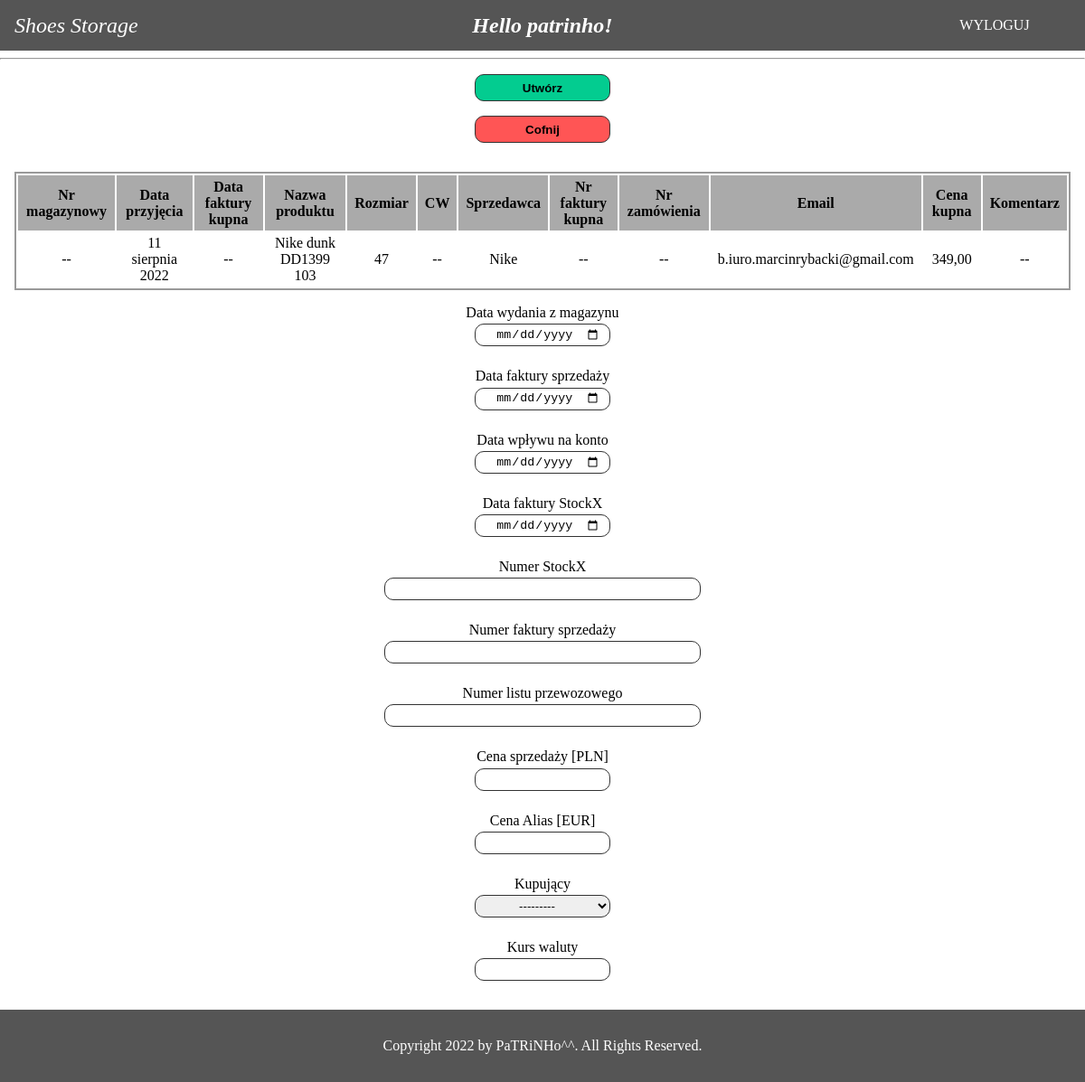
Page /create_single_send/10/ (signed in) on the committed database.
### base/models.py (models this page shows, shortened)
class InStorageShoe(models.Model):
    storage_nr = models.IntegerField(unique=True, null=True)
    entry_date = models.DateField()
    buy_invoice_date = models.DateField(blank=True, null=True)
    name = models.CharField(max_length=200)
    size = models.CharField(max_length=20)
    cw = models.CharField(max_length=20, blank=True)
    seller = models.ForeignKey(Seller, on_delete=models.SET_NULL, null=True)
    buy_invoice_nr = models.CharField(max_length=30, blank=True)
    order_nr = models.CharField(max_length=30, blank=True)
    email = models.CharField(max_length=200)
    buy_price = models.DecimalField(max_digits=7, decimal_places=2)
    comment = models.TextField(max_length=200, blank=True)

class Seller(models.Model):
    name = models.CharField(max_length=200)
    def __str__(self):
        return self.name

### base/views.py (the view, shortened to what this page needs)
# urls.py: path('create_single_send/<str:pk>/', views.CreateSingleSend.as_view(),
class CreateSingleSend(LoginRequiredMixin, DetailView):
    template_name = 'base/create_single_send.html'
    login_url = '/login/'
    model = InStorageShoe
    def get_context_data(self, **kwargs):
        context = super().get_context_data(**kwargs)
        context['form'] = SendForm
        context['in_storage'] = InStorageShoe.objects.get(
            id=self.get_object().pk)
        return context

### base/models.py (called while the page is built)
    def __str__(self):
        return self.name

### base/templates/base/create_single_send.html (shortened to what this page needs)
{% extends 'main.html' %}
{% load static %}
{% block content %}
<hr/>
<div class="create-single-wrapper">
    <form action="" method="POST">
        <input type="submit" value="Utwórz" name="" id="">
        <a class="back-a" href="{% url 'send-single' %}">
            <input type="button" value="Cofnij" name="" id="">
        </a>
        <table class="overwiew-table">
            <tr class="table-header">
                <th>Nr magazynowy</th>
                <th>Data przyjęcia</th>
                <th>Data faktury kupna</th>
                <th>Nazwa produktu</th>
                <th>Rozmiar</th>
                <th>CW</th>
                <th>Sprzedawca</th>
                <th>Nr faktury kupna</th>
                <th>Nr zamówienia</th>
                <th>Email</th>
                <th>Cena kupna</th>
                <th>Komentarz</th>
            </tr>
            <tr>
                <th>{{in_storage.storage_nr|default:"--"}}</th>
                <th>{{in_storage.entry_date|default:"--"}}</th>
                <th>{{in_storage.buy_invoice_date|default:"--"}}</th>
                <th>{{in_storage.name|default:"--"}}</th>
                <th>{{in_storage.size|default:"--"}}</th>
                <th>{{in_storage.cw|default:"--"}}</th>
                <th>{{in_storage.seller|default:"--"}}</th>
                <th>{{in_storage.buy_invoice_nr|default:"--"}}</th>
                <th>{{in_storage.order_nr|default:"--"}}</th>
                <th>{{in_storage.email|default:"--"}}</th>
                <th>{{in_storage.buy_price}}</th>
                <th>{{in_storage.comment|default:"--"}}</th>
            </tr>
        </table>
        {% for field in form %}
        <div class="form-field">
            <div class="label">{{field.label}}</div>
            <div class="field">{{field}}</div>
        </div>
        {% endfor %}
    </form>
</div>
{% endblock content %}

### templates/navbar.html
{% load static %}
<nav class="navbar">
    <div class="brand-title">
        {% if request.user.is_authenticated %}
        <a href="{% url 'home' %}">Shoes Storage</a>
        {% else %}
        <a href="{% url 'info' %}">Shoes Storage</a>
        {% endif %}
    </div>
    <div class="hello">
        {% if request.user.is_authenticated %}
            <b>Hello {{request.user}}!</b>
        {% else %}
            <b>Hello!</b>
        {% endif %}
    </div>
    <div class="navbar-links">
        {% if request.user.is_authenticated %}
        <div class="action-btn"><a href="{% url 'logout' %}">WYLOGUJ</a></div>
        {% else %}
        <div class="action-btn"><a href="{% url 'login' %}">ZALOGUJ</a></div>
        {% endif %}
    </div>
</nav>

### static/styles/styles.css (style rules this page uses)
* { box-sizing: border-box; }
body { margin: 0; padding: 0; min-height: 100vh; position: relative; padding-bottom: 5rem; }
.navbar { display: grid; grid-template-columns: 200px 1fr 200px; justify-content: space-between; align-items: center; background-color: #555; color: white; }
.brand-title { font-size: 1.5rem; margin: .5rem; margin-left: 1rem; min-width: 150px; font-style: italic; }
.brand-title a { text-decoration: none; color: white; }
.hello { text-align: center; font-size: x-large; font-style: italic; }
.navbar-links { width: 100%; }
.navbar-links .action-btn { width: 150px; border-radius: 1rem; margin-top: .2rem; margin-bottom: .2rem; margin-left: auto; margin-right: auto; }
.navbar-links .action-btn a { text-decoration: none; color: white; padding: 1rem; display: block; text-align: center; }
.create-single-wrapper { margin-left: auto; margin-right: auto; padding-left: 1rem; padding-right: 1rem; margin-top: 1rem; margin-bottom: 2rem; }
.create-single-wrapper .form-field { margin-top: 1rem; margin-bottom: 1.5rem; text-align: center; }
.create-single-wrapper .form-field .label { margin-bottom: .2rem; }
.create-single-wrapper input[type='submit'] { display: block; width: 150px; height: 30px; margin-left: auto; margin-right: auto; margin-bottom: 1rem; border-radius: 10px; background-color: #03cc90; font-weight: bold; border: 1px solid #333; cursor: pointer; }
.create-single-wrapper form a { text-decoration: none; }
.create-single-wrapper input[type='text'] { width: 350px; height: 25px; border-radius: 10px; border: 1px solid #333; padding-left: 10px; padding-right: 10px; }
.create-single-wrapper input[type='number'] { width: 150px; height: 25px; border-radius: 10px; border: 1px solid #333; padding-left: 10px; padding-right: 10px; text-align: center; }
.create-single-wrapper input[type='date'] { width: 150px; height: 25px; border-radius: 10px; border: 1px solid #333; padding-left: 10px; padding-right: 10px; text-align: center; }
.create-single-wrapper select { width: 150px; height: 25px; border-radius: 10px; border: 1px solid #333; padding-left: 10px; padding-right: 10px; text-align: center; }
tr:nth-child(even) { background: #FFF; }
tr:nth-child(odd) { background: #DDD; }
tr:first-child { background: #AAA; }
.overwiew-table { margin-left: auto; margin-right: auto; }
.overwiew-table tr th { padding-top: .2rem; padding-bottom: .2rem; padding-left: .5rem; padding-right: .5rem; font-weight: normal; }
.overwiew-table .table-header th { font-weight: bold; }
.create-single-wrapper table { border: 2px solid #999; margin-left: auto; margin-right: auto; display: block; overflow-x: auto; }
.back-a { display: block; width: 150px; height: 30px; margin-left: auto; margin-right: auto; border-radius: 10px; margin-bottom: 2rem; text-decoration: none; }
.back-a input[type='button'] { display: block; width: 150px; height: 30px; margin-left: auto; margin-right: auto; margin-bottom: 2rem; border-radius: 10px; background-color: #ff5555; font-weight: bold; border: 1px solid #333; cursor: pointer; }

### rows in the picture
InStorageShoe: storage_nr "--", entry_date "11 sierpnia 2022", buy_invoice_date "--", name "Nike dunk DD1399 103", size "47", cw "--", seller "Nike", buy_invoice_nr "--", order_nr "--", email "b.iuro.marcinrybacki@gmail.com", buy_price "349,00", comment "--"

### other values in the picture
{{ request.user }} "patrinho"
{{ field.label }} "Data wydania z magazynu" "Data faktury sprzedaży" "Data wpływu na konto" "Data faktury StockX" "Numer StockX" "Numer faktury sprzedaży" "Numer listu przewozowego" "Cena sprzedaży [PLN]" "Cena Alias [EUR]" "Kupujący" "Kurs waluty"
